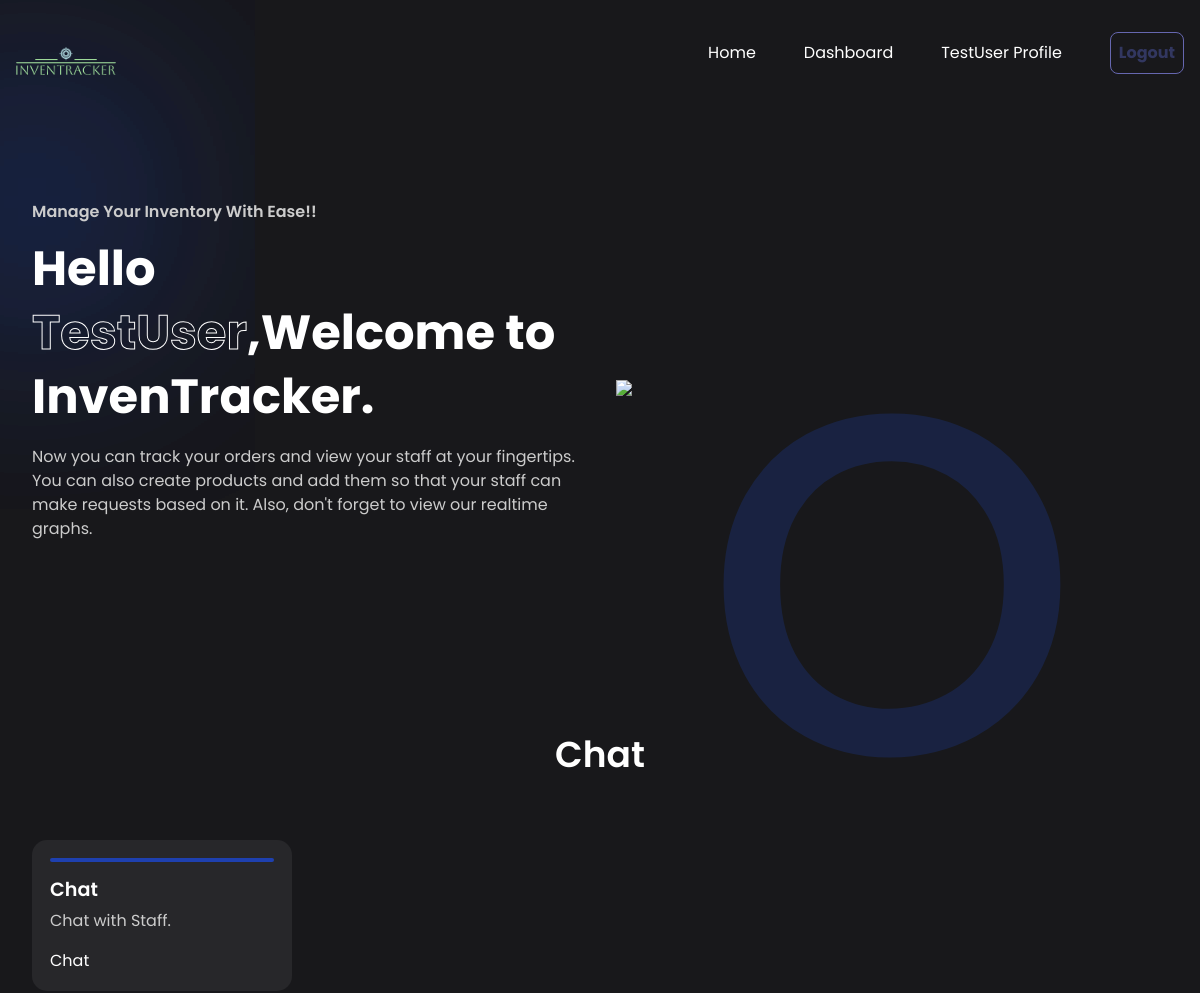
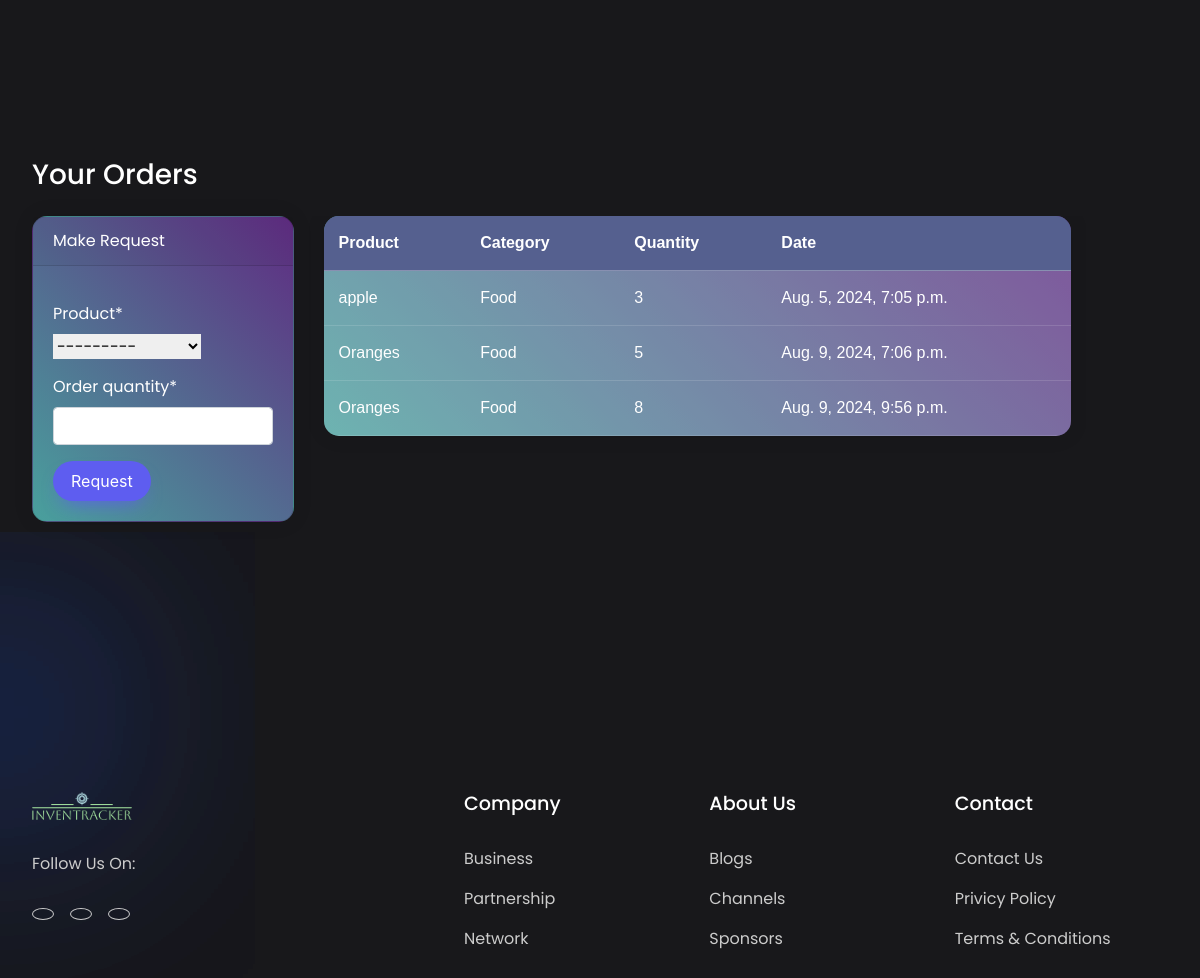
Screenshot of /dashboard/ (signed in) with the database file from the repository (2 pictures, top to bottom).
### dashboard/models.py (models this page shows, shortened)
class Order(models.Model):
  product = models.ForeignKey(Product,on_delete=models.CASCADE,null=True)
  staff = models.ForeignKey(User,on_delete=models.CASCADE,null=True)
  order_quantity = models.PositiveIntegerField(null=True)
  date = models.DateTimeField(auto_now_add=True)
  class Meta:
    verbose_name_plural = 'Order'

class Product(models.Model):
  name = models.CharField(max_length=100, null=True)
  category = models.CharField(max_length=20,choices=CATEGORY,null=True)
  quantity = models.PositiveIntegerField(null=True)
  class Meta:
    verbose_name_plural = 'Product'
  def __str__(self):
    return f'{self.name}--{self.quantity}'

### dashboard/views.py (the view)
# urls.py: path('dashboard/',views.index,name='dashboard-index'),
@login_required
def index(request):
  items = Product.objects.all()
  product_count=items.count()
  orders = Order.objects.all()
  products = Product.objects.all()
  workers = User.objects.all()
  workers_count = workers.count()
  orders = Order.objects.all()
  orders_count = orders.count()
  if request.method=="POST":
    form = OrderForm(request.POST)
    if form.is_valid():
      instance=form.save(commit=False)
      instance.staff = request.user
      instance.save()
      return redirect('dashboard-index')
  else:
    form = OrderForm()
  context={
    'orders':orders,
    'form':form,
    'products':products,
    'workers_count':workers_count,
    'orders_count':orders_count,
    'product_count':product_count
  }
  return render(request,'dashboard/index.html',context)

### dashboard/forms.py
class OrderForm(forms.ModelForm):
   class Meta:
      model = Order
      fields=['product','order_quantity']

### templates/dashboard/index.html (shortened to what this page needs)
{%load static%}
<!DOCTYPE html>
<html lang="en">
<head>
    <link rel="stylesheet" href="https://cdnjs.cloudflare.com/ajax/libs/remixicon/3.5.0/remixicon.min.css">
    <link rel="stylesheet" href="style.css">
    <link rel="stylesheet" href="https://cdn.jsdelivr.net/npm/bootstrap@4.6.0/dist/css/bootstrap.min.css"
>
<link rel="stylesheet" href="https://use.fontawesome.com/releases/v5.15.2/css/all.css"
>
</head>
<body>
  <nav>
    <div class="nav-logo">
        <a href="{% url 'dashboard-index' %}">
            <img src="{%static 'images/logo3.png' %}">
        </a>
    </div>
    <ul class="nav-links">
        {% if user.is_authenticated %}
        <li class="link"><a style="text-decoration:none" href="{% url 'dashboard-index' %}">Home</a></li>
        <li id="link1" class="link"><a href="#">Dashboard</a></li>
        <li id="link6" class="link"><a href="{% url 'user-profile' %}"> {{user.username}} Profile</a></li>
        <form action="{% url 'user-logout' %}" method="post" style="display:inline;">
            <button class="H-button" type="submit">Logout</button>
        </form>
        {% else %}
        <li id="link4" class="link"><a href="{% url 'user-register' %}">Register</a></li>
        <li id="link5" class="link"><a href="{% url 'user-login' %}">Login</a></li>
        {% endif %}
    </ul>
</nav>
    <header class="container">
        <div class="content">
            <h4>Manage Your Inventory With Ease!!</h4>
            <H1>Hello <span>{{user.username}}</span>,Welcome to InvenTracker.</H1>
            <p>
                Now you can track your orders and view your staff at your fingertips. You can also create products and add them so that your staff can make requests based on it. Also, don't forget to view our realtime graphs.
            </p>
        </div>
        <div class="image">
            <img src="https://www.deskera.com/blog/content/images/2021/06/InventoryManagement_Hero@3x.png">
        </div>
    </header>
    {% if user.is_authenticated and user.is_staff and user.is_superuser %}
    <section class="container">
        <h2 class="header">Dashboard</h2>
        <div class="features">
            <div class="card">
                <span><i class="ri-money-dollar-box-line"></i></span>
                <h4>Products</h4>
                <p>
                    Products : {{product_count}}
                </p>
                <a href="{% url 'dashboard-product' %}">Products<i class="ri-arrow-right-line"></i></a>
            </div>
            <div class="card">
                <span><i class="ri-shopping-basket-line"></i></span>
                <h4>Orders</h4>
                <p>
                    Total Orders : {{orders_count}}
                </p>
                <a href="{% url 'dashboard-order' %}">Orders<i class="ri-arrow-right-line"></i></a>
            </div>
            <div class="card">
              <span><i class="ri-user-search-line"></i></span>
              <h4>Staff</h4>
              <p>
                  Total Staff : {{workers_count}}
              </p>
              <a href="{% url 'dashboard-staff' %}">Staff <i class="ri-arrow-right-line"></i></a>
          </div>
        </div>
    </section>
    <section class="container">
        <h2 class="header">Graphs</h2>
    <div class="container">
      <div class="row my-5">
          <div class="col-md-6">
            <h2 class="text-white">Orders</h2>
              <div class="bg-dark" style="border-radius:13px">
                  <canvas id="myChart1" width="400" height="300"  ></canvas>
                  <script>
                      var ctx = document.getElementById('myChart1').getContext('2d');
                      var myChart1 = new Chart(ctx, {
                          type: 'pie',
                          data: {
                              labels: [{% for order in orders %} '{{order.product.name}}', {% endfor %}],
                              datasets: [{
                                  label: 'Orders',
                                  data: [{% for order in orders %} {{order.order_quantity}}, {% endfor%} ],
                                  backgroundColor: [
                                      'rgba(255, 99, 132, 1)',
                                      'rgba(54, 162, 235, 1)',
                                      'rgba(255, 206, 86, 1)',
                                      'rgba(75, 192, 192, 1)',
                                      'rgba(153, 102, 255, 1)',
                                      'rgba(25, 159, 64, 1)',
                                      'rgba(211, 99, 12, 1)',
                                      'rgba(234, 16, 235, 1)',
                                      'rgba(255, 206, 86, 1)',
                                      'rgba(34, 142, 192, 1)',
                                      'rgba(153, 102, 255, 1)',
                                      'rgba(255, 159, 64, 1)',
                                  ],
                                  borderColor: [
                                      'rgba(255, 99, 132, 1)',
                                      'rgba(54, 162, 235, 1)',
                                      'rgba(255, 206, 86, 1)',
                                      'rgba(75, 192, 192, 1)',
                                      'rgba(153, 102, 255, 1)',
                                      'rgba(255, 159, 64, 1)',
                                      'rgba(25, 159, 64, 1)',
                                      'rgba(211, 99, 12, 1)',
                                      'rgba(234, 16, 235, 1)',
                                      'rgba(255, 206, 86, 1)',
                                      'rgba(34, 142, 192, 1)',
                                      'rgba(153, 102, 255, 1)',
                                      'rgba(255, 159, 64, 1)',
                                  ],
                                  borderWidth: 1,
                                  borderRadius:20
                              }]
                          },
                          options: {
                              scales: {
                                  yAxes: [{
                                      ticks: {
                                          beginAtZero: true
                                      }
                                  }]
                              }
                          }
                      });
                  </script>
        </div>
    </div>
          <div class="col-md-6">
            <h2 class="text-white">Products</h2>
              <div class="bg-dark" style="border-radius:13px">
                  <canvas id="myChart" width="400" height="300"></canvas>
                  <script>
                      var ctx = document.getElementById('myChart').getContext('2d');
                      var myChart = new Chart(ctx, {
                          type: 'bar',
                          data: {
                              labels: [{% for product in products %} '{{ product.name }}', {% endfor %}],
                              datasets: [{
                                  label: 'Products',
                                  data: [{% for product in products %} {{product.quantity}}, {% endfor %}],
                                  backgroundColor: [
                                      'rgba(255, 99, 132, 1)',
                                      'rgba(54, 162, 235, 1)',
                                      'rgba(255, 206, 86, 1)',
                                      'rgba(75, 192, 192, 1)',
                                      'rgba(153, 102, 255, 1)',
                                      'rgba(255, 159, 64, 1)',
                                      'rgba(153, 102, 255, 1)',
                                      'rgba(25, 159, 64, 1)',
                                      'rgba(211, 99, 12, 1)',
                                      'rgba(234, 16, 235, 1)',
                                      'rgba(255, 206, 86, 1)',
                                      'rgba(34, 142, 192, 1)',
                                      'rgba(153, 102, 255, 1)',
                                      'rgba(255, 159, 64, 1)',
                                  ],
                                  borderColor: [
                                      'rgba(255, 99, 132, 1)',
                                      'rgba(54, 162, 235, 1)',
                                      'rgba(255, 206, 86, 1)',
                                      'rgba(75, 192, 192, 1)',
                                      'rgba(153, 102, 255, 1)',
                                      'rgba(255, 159, 64, 1)',
                                      'rgba(153, 102, 255, 1)',
                                      'rgba(25, 159, 64, 1)',
                                      'rgba(211, 99, 12, 1)',
                                      'rgba(234, 16, 235, 1)',
                                      'rgba(255, 206, 86, 1)',
                                      'rgba(34, 142, 192, 1)',
                                      'rgba(153, 102, 255, 1)',
                                      'rgba(255, 159, 64, 1)',
                                  ],
                                  borderWidth: 1
                              }]
                          },
                          options: {
                              scales: {
                                  yAxes: [{
                                      ticks: {
                                          beginAtZero: true
                                      }
                                  }]
                              }
                          }
                      });
                  </script>
              </div>
          </div>
      </div>
  </div>
</section>
  {% else %}
  {% include 'dashboard/staff_index.html' %}
  {% endif %}
    <footer class="container">
        <div class="column">
            <div class="logo">
                <img src="{%static 'images/logo3.png' %}">
            </div>
            <p>
                Follow Us On:
            </p>
            <div class="socials">
                <a href="#"></a>
                <a href="#"></a>
                <a href="#"></a>
            </div>
        </div>
        <div class="column">
            <h4>Company</h4>
            <a href="#">Business</a>
            <a href="#">Partnership</a>
            <a href="#">Network</a>
        </div>
        <div class="column">
            <h4>About Us</h4>
            <a href="#">Blogs</a>
            <a href="#">Channels</a>
            <a href="#">Sponsors</a>
        </div>
        <div class="column">
            <h4>Contact</h4>
            <a href="#">Contact Us</a>
            <a href="#">Privicy Policy</a>
            <a href="#">Terms & Conditions</a>
        </div>
    </footer>
</body>
</html>

### templates/dashboard/staff_index.html (shortened to what this page needs)
<section class="container">
    <h2 class="header">Chat</h2>
    <div class="features">
        <div class="card">
          <span></span>
          <h4>Chat</h4>
          <p>
              Chat with Staff.
          </p>
          <a href="{% url 'dashboard-staff' %}">Chat </a>
      </div>
    </div>
</section>
<div class="container ">
  <h3 class="text-white">Your Orders</h3>
  <div class="row mt-4">
      <div class="col-md-3">
          <div class="card bg-dark text-white form-container">
              <div class="card-header">
                  Make Request
              </div>
              <div class="card-body">
                {% load crispy_forms_tags %}
                  <form method="POST">
                    {{form|crispy}}
                      <input class="btn2" type="submit" value="Request">
                  </form>
              </div>
          </div>
      </div>
      <div class="col-md-8 container1 ">
        <table >
            <thead >
                <tr >
                    <th scope="col">Product</th>
                    <th scope="col">Category</th>
                    <th scope="col">Quantity</th>
                    <th scope="col">Date</th>
                </tr>
            </thead>
            <tbody>
                {% for order in orders %}
                {% if order.staff == user %}
                <tr >
                    <td>{{ order.product.name }}</td>
                              <td>{{ order.product.category }}</td>
                              <td>{{ order.order_quantity }}</td>
                              <td>{{ order.date }}</td>
                </tr>
                {% endif %}
                {% endfor %}
            </tbody>
        </table>
    </div>
  </div>
</div>

### rows the page displays
Order: product.name "apple", product.category "Food", order_quantity "3", date "Aug. 5, 2024, 7:05 p.m."
Order: product.name "Oranges", product.category "Food", order_quantity "5", date "Aug. 9, 2024, 7:06 p.m."
Order: product.name "Oranges", product.category "Food", order_quantity "8", date "Aug. 9, 2024, 9:56 p.m."

### other values shown
{{ user.username }} "TestUser"
